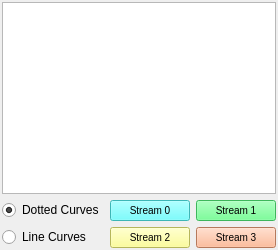
                  <widget class="QWidget" name="tab">
                   <attribute name="title">
                    <string>Single Window</string>
                   </attribute>
                   <layout class="QVBoxLayout" name="verticalLayout_5" stretch="1,0">
                    <property name="leftMargin">
                     <number>2</number>
                    </property>
                    <property name="topMargin">
                     <number>2</number>
                    </property>
                    <property name="rightMargin">
                     <number>2</number>
                    </property>
                    <property name="bottomMargin">
                     <number>2</number>
                    </property>
                    <item>
                     <widget class="PyDMWaveformPlot" name="waveformPlotBay0">
                      <property name="toolTip">
                       <string/>
                      </property>
                      <property name="showXGrid">
                       <bool>true</bool>
                      </property>
                      <property name="showYGrid">
                       <bool>true</bool>
                      </property>
                      <property name="axisColor">
                       <color>
                        <red>206</red>
                        <green>206</green>
                        <blue>206</blue>
                       </color>
                      </property>
                      <property name="showRightAxis">
                       <bool>true</bool>
                      </property>
                      <property name="title" stdset="0">
                       <string/>
                      </property>
                      <property name="yLabels">
                       <stringlist/>
                      </property>
                      <property name="curves">
                       <stringlist>
                        <string>{&quot;y_channel&quot;: &quot;ca://${DEVICE}:STR${MUX}:STREAM_SLOWSHORT${CH}&quot;, &quot;x_channel&quot;: null, &quot;name&quot;: &quot;&quot;, &quot;color&quot;: &quot;cyan&quot;, &quot;lineStyle&quot;: 1, &quot;lineWidth&quot;: 2, &quot;symbol&quot;: null, &quot;symbolSize&quot;: 10, &quot;redraw_mode&quot;: 2}</string>
                       </stringlist>
                      </property>
                      <property name="autoRangeY">
                       <bool>false</bool>
                      </property>
                      <property name="minYRange">
                       <double>-32768.000000000000000</double>
                      </property>
                      <property name="maxYRange">
                       <double>32767.000000000000000</double>
                      </property>
                     </widget>
                    </item>
                    <item>
                     <layout class="QGridLayout" name="gridLayout_6">
                      <property name="topMargin">
                       <number>0</number>
                      </property>
                      <item row="0" column="1">
                       <widget class="QPushButton" name="b0_channel0_pb">
                        <property name="styleSheet">
                         <string notr="true">QPushButton {
  background-color: #55ffff;
  border-color: #55ffff;
  color:black;
  font-size: 10px;
}
QPushButton:checked{
  background-color: #55ffff;
  font: bold
}
QPushButton:hover{
  border-style: outset;
}</string>
                        </property>
                        <property name="text">
                         <string>Stream 0</string>
                        </property>
                        <property name="checkable">
                         <bool>true</bool>
                        </property>
                       </widget>
                      </item>
                      <item row="1" column="2">
                       <widget class="QPushButton" name="b0_channel3_pb">
                        <property name="styleSheet">
                         <string notr="true">QPushButton {
  background-color: #ffaa7f;
  border-color: #ffaa7f;
  color:black;
  font-size: 10px;
}
QPushButton:checked{
  background-color: #ffaa7f;
  font: bold
}
QPushButton:hover{
  border-style: outset;
}</string>
                        </property>
                        <property name="text">
                         <string>Stream 3</string>
                        </property>
                        <property name="checkable">
                         <bool>true</bool>
                        </property>
                       </widget>
                      </item>
                      <item row="0" column="2">
                       <widget class="QPushButton" name="b0_channel1_pb">
                        <property name="styleSheet">
                         <string notr="true">QPushButton {
  background-color: #55ff7f;
  border-color: #55ff7f;
  color:black;
  font-size: 10px;
}
QPushButton:checked{
  background-color: #55ff7f;
  font: bold
}
QPushButton:hover{
  border-style: outset;
}</string>
                        </property>
                        <property name="text">
                         <string>Stream 1</string>
                        </property>
                        <property name="checkable">
                         <bool>true</bool>
                        </property>
                       </widget>
                      </item>
                      <item row="1" column="1">
                       <widget class="QPushButton" name="b0_channel2_pb">
                        <property name="styleSheet">
                         <string notr="true">QPushButton {
  background-color: #ffff7f;
  border-color: #ffff7f;
  color:black;
  font-size: 10px;
}
QPushButton:checked{
  background-color: #ffff7f;
  font: bold
}
QPushButton:hover{
  border-style: outset;
}</string>
                        </property>
                        <property name="text">
                         <string>Stream 2</string>
                        </property>
                        <property name="checkable">
                         <bool>true</bool>
                        </property>
                       </widget>
                      </item>
                      <item row="0" column="0">
                       <widget class="QRadioButton" name="bay0Mode0_rb">
                        <property name="text">
                         <string>Dotted Curves</string>
                        </property>
                        <property name="checked">
                         <bool>true</bool>
                        </property>
                       </widget>
                      </item>
                      <item row="1" column="0">
                       <widget class="QRadioButton" name="bay0Mode1_rb">
                        <property name="text">
                         <string>Line Curves</string>
                        </property>
                       </widget>
                      </item>
                     </layout>
                    </item>
                   </layout>
                  </widget>
